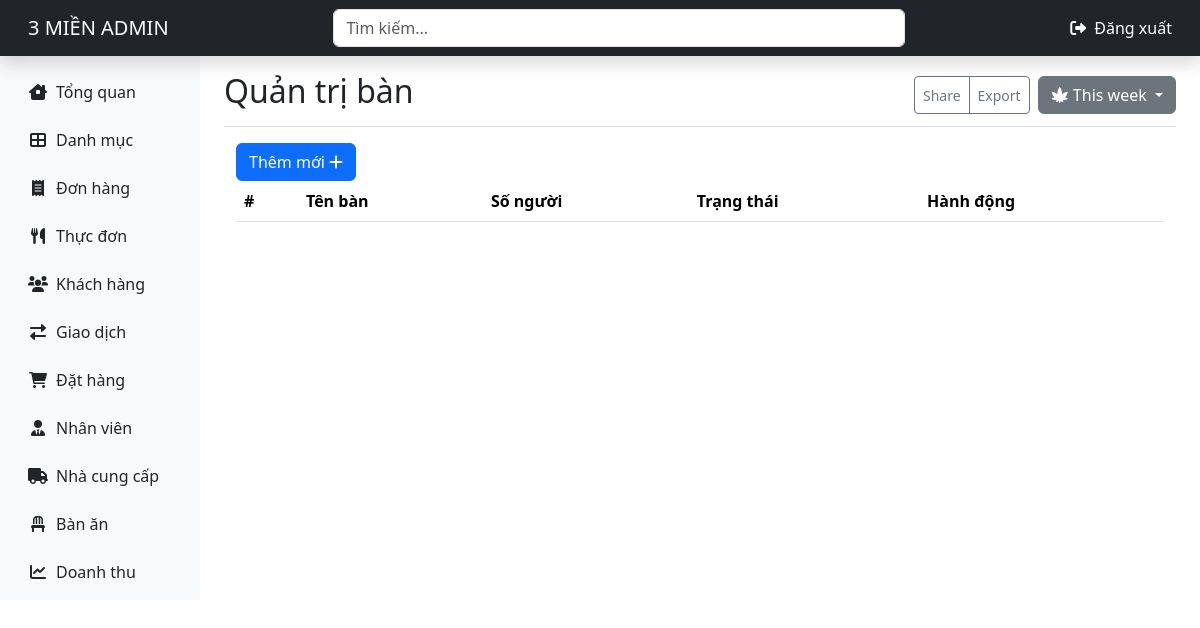
Page /admin/pages/table/index.php on the earlier database version.
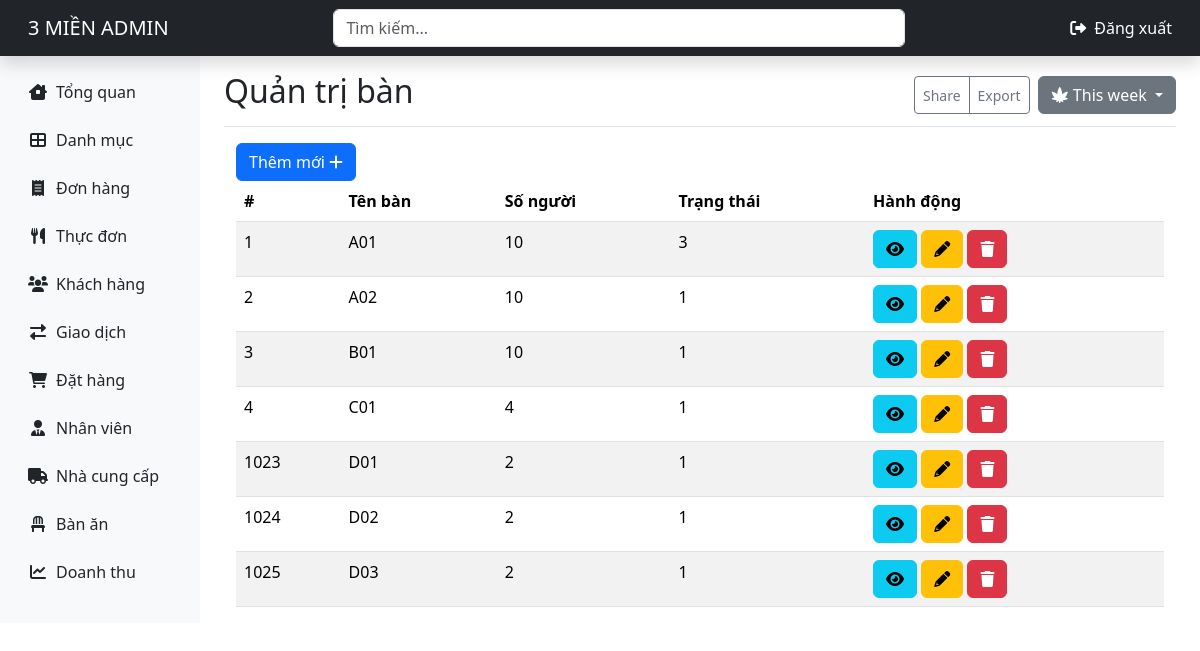
Same page on the later database version.
### tables this page shows
CREATE TABLE IF NOT EXISTS `tables` (
  `id` int(11) NOT NULL AUTO_INCREMENT,
  `table_number` varchar(10) NOT NULL,
  `capacity` varchar(50) DEFAULT NULL,
  `img` varchar(100) DEFAULT NULL,
  `status` int(10) unsigned DEFAULT 3,
  PRIMARY KEY (`id`),
  KEY `status` (`status`),
  CONSTRAINT `FK_tables_status_tables` FOREIGN KEY (`status`) REFERENCES `status_tables` (`id`) ON DELETE NO ACTION ON UPDATE NO ACTION
);

### admin/pages/table/index.php (the view, shortened to what this page needs)
<!DOCTYPE html>
<html lang="en">
<head>
    <?php
    include_once __DIR__ . '/../../../layouts/style.php';
    ?>
</head>
<body>
    <?php
    include_once __DIR__ . '/../../layouts/header.php'
    ?>
    <div class="container-fluid">
        <div class="row">
            <?php
            include_once __DIR__ . '/../../layouts/sidebar.php'
            ?>
            <main class="col-md-9 ms-sm-auto col-lg-10 px-md-4">
                <div class="d-flex justify-content-between flex-wrap flex-md-nowrap align-items-center pt-3 pb-2 mb-3 border-bottom">
                    <h1 class="h2">Quản trị bàn</h1>
                    <div class="btn-toolbar mb-2 mb-md-0">
                        <div class="btn-group me-2">
                            <button type="button" class="btn btn-sm btn-outline-secondary">Share</button>
                            <button type="button" class="btn btn-sm btn-outline-secondary">Export</button>
                        </div>
                        <div class="dropdown show">
                            <a class="btn btn-secondary dropdown-toggle" href="#" role="button" id="dropdownMenuLink" data-bs-toggle="dropdown" aria-haspopup="true" aria-expanded="false">
                                <i class="fa-solid fa-cannabis"></i> This week
                            </a>
                        </div>
                    </div>
                </div>
                <?php
                include_once __DIR__ . '/../../../dbconnect.php';
                $sqlSelectTables = "SELECT * FROM tables;";
                $resultTables = mysqli_query($conn, $sqlSelectTables);
                $arrTable = [];
                while ($row = mysqli_fetch_array($resultTables, MYSQLI_ASSOC)) {
                    $arrTable[] = array(
                        't_ma' => $row['id'],
                        't_so' => $row['table_number'],
                        't_soluong' => $row['capacity'],
                        't_trangthai' => $row['status'],
                    );
                }
                ?>
                <div class="container">
                    <a href="create.php" type="button" class="btn btn-primary ">
                        Thêm mới <i class="fa-solid fa-plus"></i>
                    </a>
                    <table class="table table-striped">
                        <thead>
                            <th scope="col">#</th>
                            <th scope="col">Tên bàn</th>
                            <th scope="col">Số người</th>
                            <th scope="col">Trạng thái</th>
                            <th scope="col">Hành động</th>
                        </thead>
                        <tbody>
                            <?php foreach ($arrTable as $t): ?>
                                <tr>
                                    <td><?= $t['t_ma'] ?></td>
                                    <td><?= $t['t_so'] ?></td>
                                    <td><?= $t['t_soluong'] ?></td>
                                    <td><?= $t['t_trangthai'] ?></td>
                                    <td>
                                        <a href="..?t_ma=<?= $t['t_ma'] ?>" type="button" class="btn btn-info">
                                            <i class="fa-solid fa-eye"></i></a>
                                        <a href="edit.php?t_ma=<?= $t['t_ma'] ?>" type="button" class="btn btn-warning">
                                            <i class="fa-solid fa-pencil"></i></a>
                                        <a type="button" class="btn btn-danger" data-bs-toggle="modal" data-bs-target="#exampleModal">
                                            <i class="fa-solid fa-trash"></i>
                                        </a>
                                    </td>
                                </tr>
                            <?php endforeach; ?>
                        </tbody>
                    </table>
                </div>
            </main>
        </div>
    </div>
</body>
</html>

Differences in the rows shown:
added tables: id "1", table_number "A01", capacity "10", status "3"
added tables: id "2", table_number "A02", capacity "10", status "1"
added tables: id "3", table_number "B01", capacity "10", status "1"
added tables: id "4", table_number "C01", capacity "4", status "1"
added tables: id "1023", table_number "D01", capacity "2", status "1"
added tables: id "1024", table_number "D02", capacity "2", status "1"
added tables: id "1025", table_number "D03", capacity "2", status "1"
